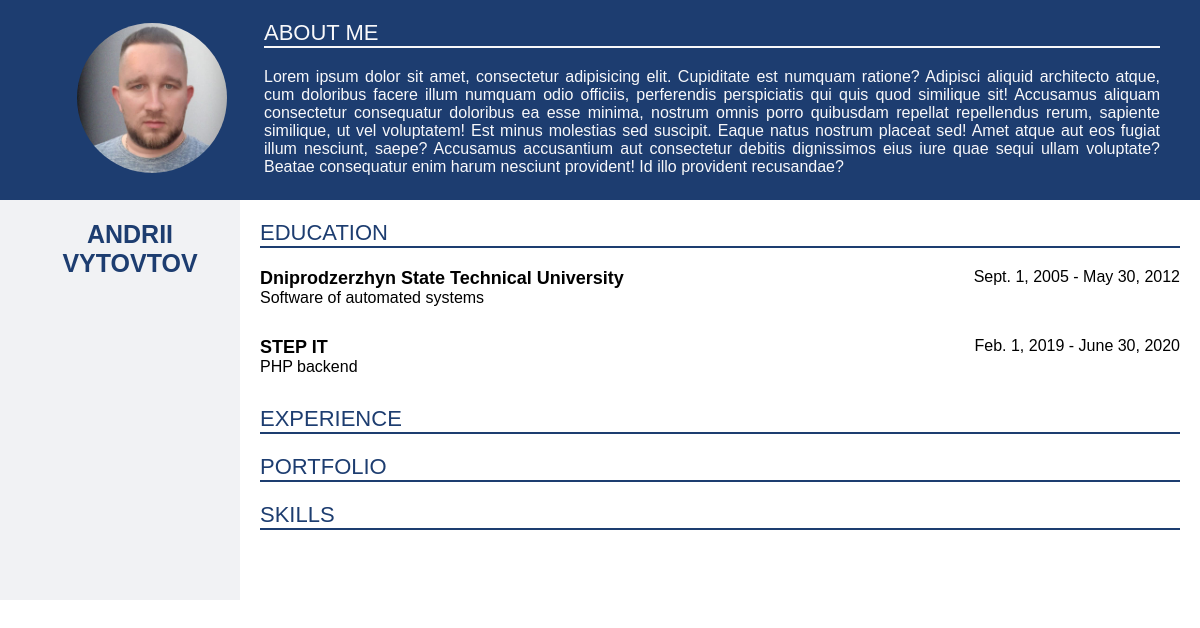
The page / on the database its author committed.
### app/models.py (models this page shows)
class Avatar(models.Model):
    image = models.ImageField()

class About(models.Model):
    description = models.TextField(max_length=2000)

class PersonalInformation(models.Model):
    name = models.CharField(max_length=50)
    surname = models.CharField(max_length=50)
    date_of_birth = models.DateField()

class Education(models.Model):
    educational_institution = models.CharField(max_length=300)
    specialization = models.CharField(max_length=200)
    start_date = models.DateField()
    end_date = models.DateField()

### app/views.py (the view)
# urls.py: 2. Add a URL to urlpatterns:  path('', views.home, name='home')
def home(request):
    return render(request, 'app/home.html', {
        'personal_info': PersonalInformation.objects.first(),
        'about': About.objects.first(),
        'avatar': Avatar.objects.first(),
        'educations': Education.objects.all(),
        'experience': Experience.objects.all(),
        'portfolio': Portfolio.objects.all(),
        'skills': Skills.objects.all()
    })

### app/templates/app/home.html (shortened to what this page needs)
{% extends 'main.html' %}
{% load static %}
{% block css_file %}
    <link rel="stylesheet" href="{% static 'app/css/home.css' %}">
{% endblock %}
{% block header %}
    <div class="block">
        <div class="header-avatar">
            <div class="avatar-wrapper"
                 style="background-image: url({% static 'app/images/' %}{{ avatar.image }}">
            </div>
        </div>
        <div class="header-about">
            <div class="title">
                about me
            </div>
            <div class="text">
                {{ about.description }}
            </div>
        </div>
    </div>
{% endblock %}
{% block main %}
    <div class="personal-info">
        <div class="name">
            {{ personal_info.name }} {{ personal_info.surname }}
        </div>
    </div>
    <div class="info">
        <div class="title">
            education
        </div>
        {% for education in educations %}
            <div class="education">
                <div>
                    <div class="educational_institution">
                        {{ education.educational_institution }}
                    </div>
                    <div class="specialization">
                        {{ education.specialization }}
                    </div>
                </div>
                <div>
                    {{ education.start_date }} - {{ education.end_date }}
                </div>
            </div>
        {% endfor %}
        <div class="title">
            Experience
        </div>
        <div class="title">
            portfolio
        </div>
        <div class="title">
            skills
        </div>
    </div>
{% endblock %}

### templates/main.html (shortened to what this page needs)
<!DOCTYPE html>
<html lang="en">
<head>
    {% load static %}
    <link rel="stylesheet" href="{% static 'css/main.css' %}">
    {% block css_file %}{% endblock %}
</head>
<body>
<header>
    {% block header %}{% endblock %}
</header>
<main>
    {% block main %}{% endblock %}
</main>
</body>
</html>

### static/css/main.css (style rules this page uses)
* { margin: 0; padding: 0; box-sizing: border-box; }
body { font-family: Arial, sans-serif; }

### app/static/app/css/home.css (style rules this page uses)
.block { display: flex; align-items: center; margin-bottom: 20px; padding-top: 20px; }
.block > div:nth-child(1) { width: 20%; }
.block > div:nth-child(2) { width: 80%; }
.title { text-transform: uppercase; font-size: 22px; color: #F8F8FA; border-bottom: solid 2px #F8F8FA; margin-bottom: 20px; }
.text { color: #F8F8FA; text-align: justify; }
header { background-color: #1D3D70; min-height: 200px; height: auto; padding: 0 40px; }
.header-avatar { display: flex; align-items: center; justify-content: center; background: none; }
.avatar-wrapper { border-radius: 50%; width: 150px; height: 150px; background-repeat: no-repeat; background-size: cover; background-position: center; }
main { display: flex; align-items: start; }
main > div:nth-child(1) { width: 20%; padding-left: 20px; padding-top: 20px; min-height: 50vh; background-color: #F1F2F4; }
main > div:nth-child(2) { width: 80%; padding: 20px; }
main .title { color: #1D3D70; border-color: #1D3D70; }
.personal-info .name { text-align: center; text-transform: uppercase; color: #1D3D70; font-size: 25px; font-weight: bold; }
.education { display: flex; align-items: start; justify-content: space-between; margin-bottom: 30px; }
.educational_institution { font-weight: bold; font-size: 18px; }

### rows shown on the page
Avatar: image (picture)
About: description "Lorem ipsum dolor sit amet, consectetur adipisicing elit. Cupiditate est numquam ratione? Adipisci aliquid architecto atque, cum doloribus facere illum numquam odio officiis, perferendis perspiciatis qui quis quod similique sit! Accusamus aliquam consectetur consequatur doloribus ea esse minima, nostrum omnis porro quibusdam repellat repellendus rerum, sapiente similique, ut vel voluptatem! Est minus molestias sed suscipit. Eaque natus nostrum placeat sed! Amet atque aut eos fugiat illum nesciunt, saepe? Accusamus accusantium aut consectetur debitis dignissimos eius iure quae sequi ullam voluptate? Beatae consequatur enim harum nesciunt provident! Id illo provident recusandae?"
PersonalInformation: name "ANDRII", surname "VYTOVTOV"
Education: educational_institution "Dniprodzerzhyn State Technical University", specialization "Software of automated systems", start_date "Sept. 1, 2005", end_date "May 30, 2012"
Education: educational_institution "STEP IT", specialization "PHP backend", start_date "Feb. 1, 2019", end_date "June 30, 2020"
